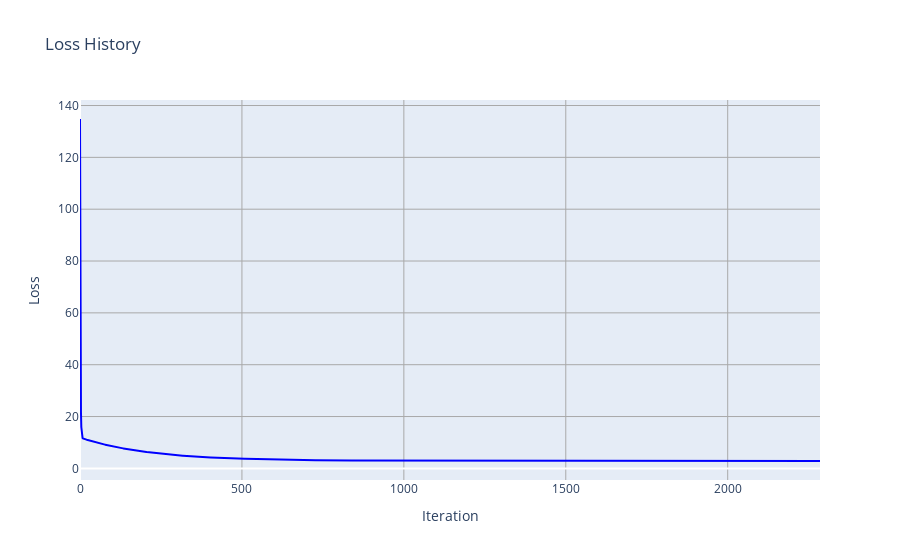
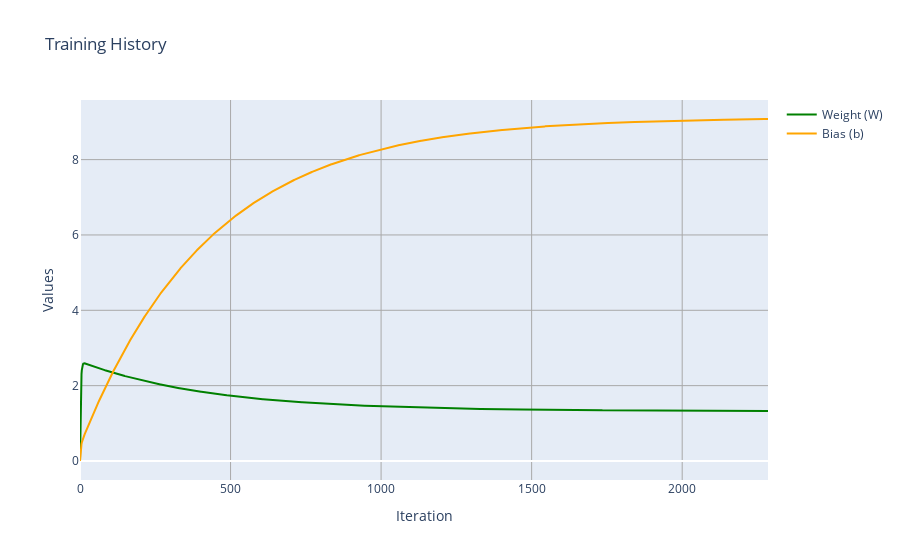

Notebook source saved alongside these figures, in order:
### Code cell
def plot_history(loss_history, weight_history):
    # the loss history
    fig1 = go.Figure()
    
    fig1.add_trace(go.Scatter(
        x = list(range(len(loss_history))),  
        y = loss_history,                   
        mode = 'lines',                     
        name = 'Loss',                      
        line = dict(color='blue')           
            ))
    
    fig1.update_layout(
        title='Loss History',
        xaxis_title='Iteration',
        yaxis_title='Loss',
        xaxis=dict(showgrid=True, gridcolor='darkGray'),
        yaxis=dict(showgrid=True, gridcolor='darkGray')
            )
    fig1.show()
    
    # Plot Weight (W) and Bias (b)
    W_history, b_history = zip(*weight_history)
    fig2 = go.Figure()
    
    fig2.add_trace(go.Scatter(x=list(range(len(W_history))), y=W_history, mode='lines', name='Weight (W)', line=dict(color='green')))
    fig2.add_trace(go.Scatter(x=list(range(len(b_history))), y=b_history, mode='lines', name='Bias (b)', line=dict(color='orange')))

    fig2.update_layout(
        title='Training History',
        xaxis_title='Iteration',
        yaxis_title='Values',
        xaxis=dict(showgrid=True, gridcolor='darkGray'),
        yaxis=dict(showgrid=True, gridcolor='darkGray')
        )
    fig2.show()


plot_history(loss_history, weight_history)

### Figure 1 — Plotly figure (JSON) as saved in the notebook; plotly's stock layout.template omitted (floating-point values rounded to 4 significant figures; data arrays with more than 128 entries replaced by an {"elided": "..."} marker saying what was removed)
{"data": [{"line": {"color": "blue"}, "mode": "lines", "name": "Loss", "type": "scatter", "x": {"elided": "2286 int values"}, "y": {"elided": "2286 float values"}}], "layout": {"title": {"text": "Loss History"}, "xaxis": {"gridcolor": "darkGray", "showgrid": true, "title": {"text": "Iteration"}}, "yaxis": {"gridcolor": "darkGray", "showgrid": true, "title": {"text": "Loss"}}}}

### Figure 2 — Plotly figure (JSON) as saved in the notebook; plotly's stock layout.template omitted (floating-point values rounded to 4 significant figures; data arrays with more than 128 entries replaced by an {"elided": "..."} marker saying what was removed)
{"data": [{"line": {"color": "green"}, "mode": "lines", "name": "Weight (W)", "type": "scatter", "x": {"elided": "2286 int values"}, "y": {"elided": "2286 float values"}}, {"line": {"color": "orange"}, "mode": "lines", "name": "Bias (b)", "type": "scatter", "x": {"elided": "2286 int values"}, "y": {"elided": "2286 float values"}}], "layout": {"title": {"text": "Training History"}, "xaxis": {"gridcolor": "darkGray", "showgrid": true, "title": {"text": "Iteration"}}, "yaxis": {"gridcolor": "darkGray", "showgrid": true, "title": {"text": "Values"}}}}
